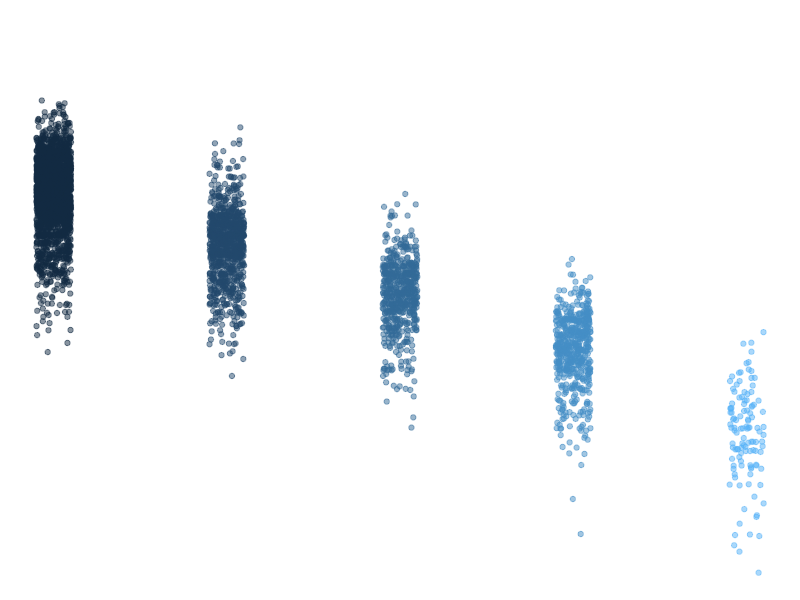

Recreate this plot in R.
## ---- chunk 1
knitr::opts_chunk$set(echo = TRUE)
library(tidyverse)
## ---- chunk 2
summary(storms)
## ---- chunk 3
names(storms)
## ---- chunk 4
ggplot(data = storms, aes(x = category, y = pressure)) +
  geom_jitter(width = 0.1, 
              alpha = 0.5,
              aes(color = category),
              show.legend = FALSE) +
  labs(x = "Storm Category", 
       y = "Air pressure at storm center (millibars)"
       ) +
  theme_void()
